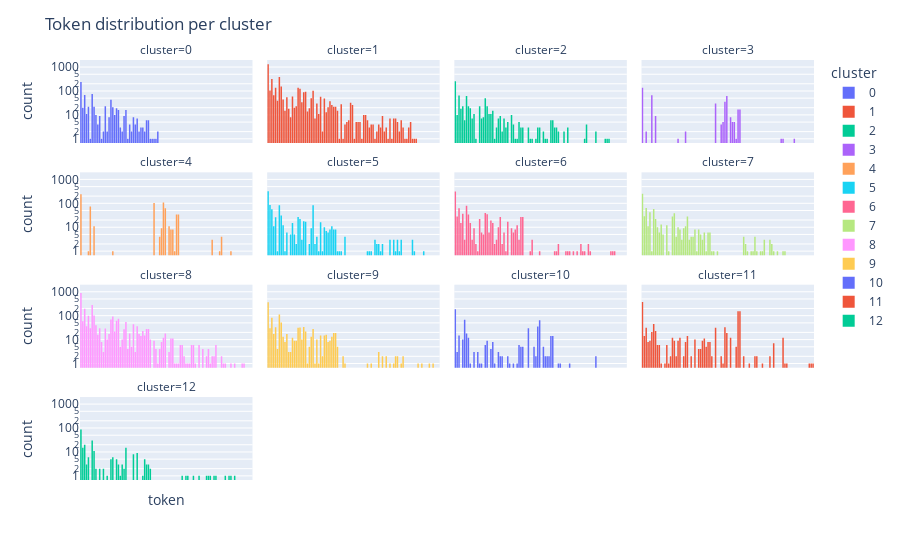

Source (notebook cell):
### Code cell
def token_df(X):
    def select(i):
        df = X[[f"token{i}",'cluster']]
        df = df.rename(columns = {f"token{i}":'token'})
        #df.token = df.token.str[:20]
        return df
    return pd.concat([select(1), select(2), select(3)],axis=0)

def token_distribution(df):
    fig = px.histogram(
        df, x="token", 
        facet_col="cluster",  facet_col_wrap=4, 
        log_y=True, 
        category_orders=cluster_order,
        color='cluster'
    )
    #fig.update_xaxes(matches=None)
    fig.update_xaxes(showticklabels=False, visible=True)
    fig.update_layout(title='Token distribution per cluster')
    #fig.update_traces(showlegend=True)
    fig.show()
    
tdf = token_df(fX_train) 
token_distribution(tdf)

### Figure 1 — Plotly figure (JSON) as saved in the notebook; plotly's stock layout.template omitted (floating-point values rounded to 4 significant figures; data arrays with more than 128 entries replaced by an {"elided": "..."} marker saying what was removed)
{"data": [{"alignmentgroup": "True", "bingroup": "x", "hovertemplate": "cluster=0<br>token=%{x}<br>count=%{y}<extra></extra>", "legendgroup": "0", "marker": {"color": "#636efa", "pattern": {"shape": ""}}, "name": "0", "offsetgroup": "0", "orientation": "v", "showlegend": true, "type": "histogram", "x": {"elided": "705 str values"}, "xaxis": "x13", "yaxis": "y13"}, {"alignmentgroup": "True", "bingroup": "x", "hovertemplate": "cluster=1<br>token=%{x}<br>count=%{y}<extra></extra>", "legendgroup": "1", "marker": {"color": "#EF553B", "pattern": {"shape": ""}}, "name": "1", "offsetgroup": "1", "orientation": "v", "showlegend": true, "type": "histogram", "x": {"elided": "3969 str values"}, "xaxis": "x14", "yaxis": "y14"}, {"alignmentgroup": "True", "bingroup": "x", "hovertemplate": "cluster=2<br>token=%{x}<br>count=%{y}<extra></extra>", "legendgroup": "2", "marker": {"color": "#00cc96", "pattern": {"shape": ""}}, "name": "2", "offsetgroup": "2", "orientation": "v", "showlegend": true, "type": "histogram", "x": {"elided": "762 str values"}, "xaxis": "x15", "yaxis": "y15"}, {"alignmentgroup": "True", "bingroup": "x", "hovertemplate": "cluster=3<br>token=%{x}<br>count=%{y}<extra></extra>", "legendgroup": "3", "marker": {"color": "#ab63fa", "pattern": {"shape": ""}}, "name": "3", "offsetgroup": "3", "orientation": "v", "showlegend": true, "type": "histogram", "x": {"elided": "408 str values"}, "xaxis": "x16", "yaxis": "y16"}, {"alignmentgroup": "True", "bingroup": "x", "hovertemplate": "cluster=4<br>token=%{x}<br>count=%{y}<extra></extra>", "legendgroup": "4", "marker": {"color": "#FFA15A", "pattern": {"shape": ""}}, "name": "4", "offsetgroup": "4", "orientation": "v", "showlegend": true, "type": "histogram", "x": {"elided": "717 str values"}, "xaxis": "x9", "yaxis": "y9"}, {"alignmentgroup": "True", "bingroup": "x", "hovertemplate": "cluster=5<br>token=%{x}<br>count=%{y}<extra></extra>", "legendgroup": "5", "marker": {"color": "#19d3f3", "pattern": {"shape": ""}}, "name": "5", "offsetgroup": "5", "orientation": "v", "showlegend": true, "type": "histogram", "x": {"elided": "963 str values"}, "xaxis": "x10", "yaxis": "y10"}, {"alignmentgroup": "True", "bingroup": "x", "hovertemplate": "cluster=6<br>token=%{x}<br>count=%{y}<extra></extra>", "legendgroup": "6", "marker": {"color": "#FF6692", "pattern": {"shape": ""}}, "name": "6", "offsetgroup": "6", "orientation": "v", "showlegend": true, "type": "histogram", "x": {"elided": "930 str values"}, "xaxis": "x11", "yaxis": "y11"}, {"alignmentgroup": "True", "bingroup": "x", "hovertemplate": "cluster=7<br>token=%{x}<br>count=%{y}<extra></extra>", "legendgroup": "7", "marker": {"color": "#B6E880", "pattern": {"shape": ""}}, "name": "7", "offsetgroup": "7", "orientation": "v", "showlegend": true, "type": "histogram", "x": {"elided": "747 str values"}, "xaxis": "x12", "yaxis": "y12"}, {"alignmentgroup": "True", "bingroup": "x", "hovertemplate": "cluster=8<br>token=%{x}<br>count=%{y}<extra></extra>", "legendgroup": "8", "marker": {"color": "#FF97FF", "pattern": {"shape": ""}}, "name": "8", "offsetgroup": "8", "orientation": "v", "showlegend": true, "type": "histogram", "x": {"elided": "2640 str values"}, "xaxis": "x5", "yaxis": "y5"}, {"alignmentgroup": "True", "bingroup": "x", "hovertemplate": "cluster=9<br>token=%{x}<br>count=%{y}<extra></extra>", "legendgroup": "9", "marker": {"color": "#FECB52", "pattern": {"shape": ""}}, "name": "9", "offsetgroup": "9", "orientation": "v", "showlegend": true, "type": "histogram", "x": {"elided": "1104 str values"}, "xaxis": "x6", "yaxis": "y6"}, {"alignmentgroup": "True", "bingroup": "x", "hovertemplate": "cluster=10<br>token=%{x}<br>count=%{y}<extra></extra>", "legendgroup": "10", "marker": {"color": "#636efa", "pattern": {"shape": ""}}, "name": "10", "offsetgroup": "10", "orientation": "v", "showlegend": true, "type": "histogram", "x": {"elided": "558 str values"}, "xaxis": "x7", "yaxis": "y7"}, {"alignmentgroup": "True", "bingroup": "x", "hovertemplate": "cluster=11<br>token=%{x}<br>count=%{y}<extra></extra>", "legendgroup": "11", "marker": {"color": "#EF553B", "pattern": {"shape": ""}}, "name": "11", "offsetgroup": "11", "orientation": "v", "showlegend": true, "type": "histogram", "x": {"elided": "1122 str values"}, "xaxis": "x8", "yaxis": "y8"}, {"alignmentgroup": "True", "bingroup": "x", "hovertemplate": "cluster=12<br>token=%{x}<br>count=%{y}<extra></extra>", "legendgroup": "12", "marker": {"color": "#00cc96", "pattern": {"shape": ""}}, "name": "12", "offsetgroup": "12", "orientation": "v", "showlegend": true, "type": "histogram", "x": {"elided": "264 str values"}, "xaxis": "x", "yaxis": "y"}], "layout": {"annotations": [{"font": {}, "showarrow": false, "text": "cluster=12", "x": 0.1175, "xanchor": "center", "xref": "paper", "y": 0.1975, "yanchor": "bottom", "yref": "paper"}, {"font": {}, "showarrow": false, "text": "cluster=8", "x": 0.1175, "xanchor": "center", "xref": "paper", "y": 0.465, "yanchor": "bottom", "yref": "paper"}, {"font": {}, "showarrow": false, "text": "cluster=9", "x": 0.3725, "xanchor": "center", "xref": "paper", "y": 0.465, "yanchor": "bottom", "yref": "paper"}, {"font": {}, "showarrow": false, "text": "cluster=10", "x": 0.6275, "xanchor": "center", "xref": "paper", "y": 0.465, "yanchor": "bottom", "yref": "paper"}, {"font": {}, "showarrow": false, "text": "cluster=11", "x": 0.8825, "xanchor": "center", "xref": "paper", "y": 0.465, "yanchor": "bottom", "yref": "paper"}, {"font": {}, "showarrow": false, "text": "cluster=4", "x": 0.1175, "xanchor": "center", "xref": "paper", "y": 0.7325, "yanchor": "bottom", "yref": "paper"}, {"font": {}, "showarrow": false, "text": "cluster=5", "x": 0.3725, "xanchor": "center", "xref": "paper", "y": 0.7325, "yanchor": "bottom", "yref": "paper"}, {"font": {}, "showarrow": false, "text": "cluster=6", "x": 0.6275, "xanchor": "center", "xref": "paper", "y": 0.7325, "yanchor": "bottom", "yref": "paper"}, {"font": {}, "showarrow": false, "text": "cluster=7", "x": 0.8825, "xanchor": "center", "xref": "paper", "y": 0.7325, "yanchor": "bottom", "yref": "paper"}, {"font": {}, "showarrow": false, "text": "cluster=0", "x": 0.1175, "xanchor": "center", "xref": "paper", "y": 1, "yanchor": "bottom", "yref": "paper"}, {"font": {}, "showarrow": false, "text": "cluster=1", "x": 0.3725, "xanchor": "center", "xref": "paper", "y": 1, "yanchor": "bottom", "yref": "paper"}, {"font": {}, "showarrow": false, "text": "cluster=2", "x": 0.6275, "xanchor": "center", "xref": "paper", "y": 1, "yanchor": "bottom", "yref": "paper"}, {"font": {}, "showarrow": false, "text": "cluster=3", "x": 0.8825, "xanchor": "center", "xref": "paper", "y": 1, "yanchor": "bottom", "yref": "paper"}], "barmode": "relative", "legend": {"title": {"text": "cluster"}, "tracegroupgap": 0}, "margin": {"t": 60}, "title": {"text": "Token distribution per cluster"}, "xaxis": {"anchor": "y", "domain": [0, 0.235], "showticklabels": false, "title": {"text": "token"}, "visible": true}, "xaxis10": {"anchor": "y10", "domain": [0.255, 0.49], "matches": "x", "showticklabels": false, "visible": true}, "xaxis11": {"anchor": "y11", "domain": [0.51, 0.745], "matches": "x", "showticklabels": false, "visible": true}, "xaxis12": {"anchor": "y12", "domain": [0.765, 1.0], "matches": "x", "showticklabels": false, "visible": true}, "xaxis13": {"anchor": "y13", "domain": [0, 0.235], "matches": "x", "showticklabels": false, "visible": true}, "xaxis14": {"anchor": "y14", "domain": [0.255, 0.49], "matches": "x", "showticklabels": false, "visible": true}, "xaxis15": {"anchor": "y15", "domain": [0.51, 0.745], "matches": "x", "showticklabels": false, "visible": true}, "xaxis16": {"anchor": "y16", "domain": [0.765, 1.0], "matches": "x", "showticklabels": false, "visible": true}, "xaxis2": {"anchor": "y2", "domain": [0.255, 0.49], "matches": "x", "showticklabels": false, "title": {"text": "token"}, "visible": true}, "xaxis3": {"anchor": "y3", "domain": [0.51, 0.745], "matches": "x", "showticklabels": false, "title": {"text": "token"}, "visible": true}, "xaxis4": {"anchor": "y4", "domain": [0.765, 1.0], "matches": "x", "showticklabels": false, "title": {"text": "token"}, "visible": true}, "xaxis5": {"anchor": "y5", "domain": [0, 0.235], "matches": "x", "showticklabels": false, "visible": true}, "xaxis6": {"anchor": "y6", "domain": [0.255, 0.49], "matches": "x", "showticklabels": false, "visible": true}, "xaxis7": {"anchor": "y7", "domain": [0.51, 0.745], "matches": "x", "showticklabels": false, "visible": true}, "xaxis8": {"anchor": "y8", "domain": [0.765, 1.0], "matches": "x", "showticklabels": false, "visible": true}, "xaxis9": {"anchor": "y9", "domain": [0, 0.235], "matches": "x", "showticklabels": false, "visible": true}, "yaxis": {"anchor": "x", "domain": [0, 0.1975], "title": {"text": "count"}, "type": "log"}, "yaxis10": {"anchor": "x10", "domain": [0.535, 0.7325], "matches": "y", "showticklabels": false, "type": "log"}, "yaxis11": {"anchor": "x11", "domain": [0.535, 0.7325], "matches": "y", "showticklabels": false, "type": "log"}, "yaxis12": {"anchor": "x12", "domain": [0.535, 0.7325], "matches": "y", "showticklabels": false, "type": "log"}, "yaxis13": {"anchor": "x13", "domain": [0.8025, 1], "matches": "y", "title": {"text": "count"}, "type": "log"}, "yaxis14": {"anchor": "x14", "domain": [0.8025, 1], "matches": "y", "showticklabels": false, "type": "log"}, "yaxis15": {"anchor": "x15", "domain": [0.8025, 1], "matches": "y", "showticklabels": false, "type": "log"}, "yaxis16": {"anchor": "x16", "domain": [0.8025, 1], "matches": "y", "showticklabels": false, "type": "log"}, "yaxis2": {"anchor": "x2", "domain": [0, 0.1975], "matches": "y", "showticklabels": false, "type": "log"}, "yaxis3": {"anchor": "x3", "domain": [0, 0.1975], "matches": "y", "showticklabels": false, "type": "log"}, "yaxis4": {"anchor": "x4", "domain": [0, 0.1975], "matches": "y", "showticklabels": false, "type": "log"}, "yaxis5": {"anchor": "x5", "domain": [0.2675, 0.465], "matches": "y", "title": {"text": "count"}, "type": "log"}, "yaxis6": {"anchor": "x6", "domain": [0.2675, 0.465], "matches": "y", "showticklabels": false, "type": "log"}, "yaxis7": {"anchor": "x7", "domain": [0.2675, 0.465], "matches": "y", "showticklabels": false, "type": "log"}, "yaxis8": {"anchor": "x8", "domain": [0.2675, 0.465], "matches": "y", "showticklabels": false, "type": "log"}, "yaxis9": {"anchor": "x9", "domain": [0.535, 0.7325], "matches": "y", "title": {"text": "count"}, "type": "log"}}}
